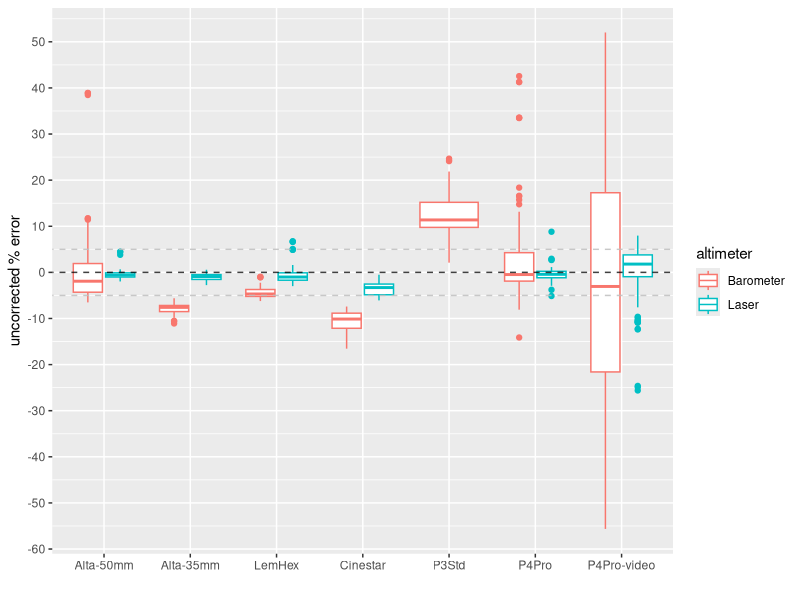
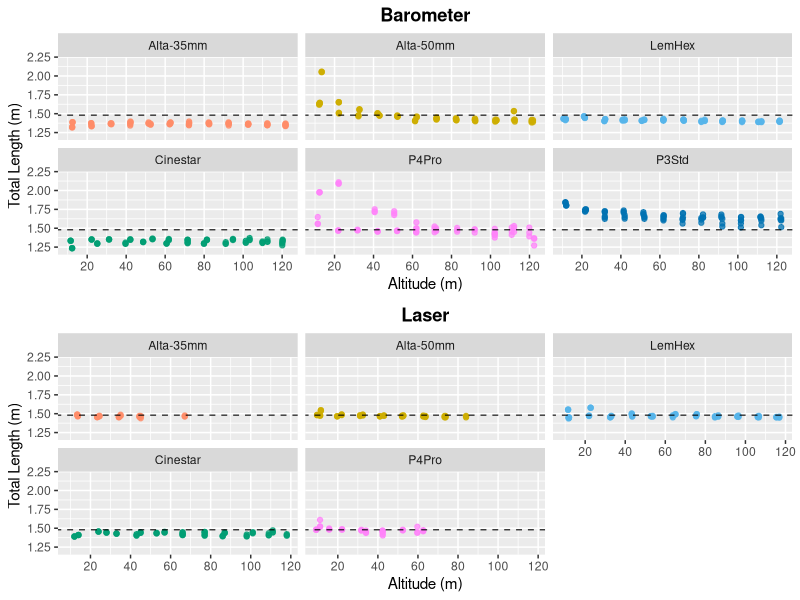
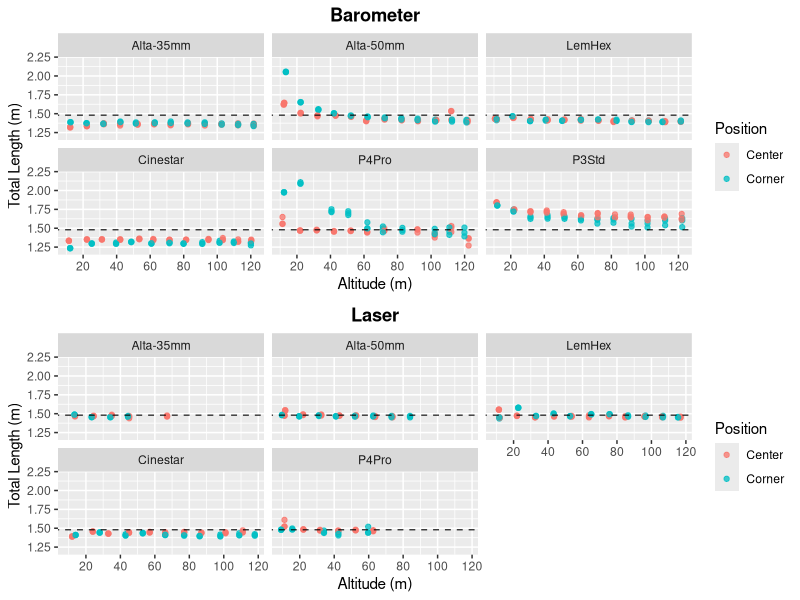
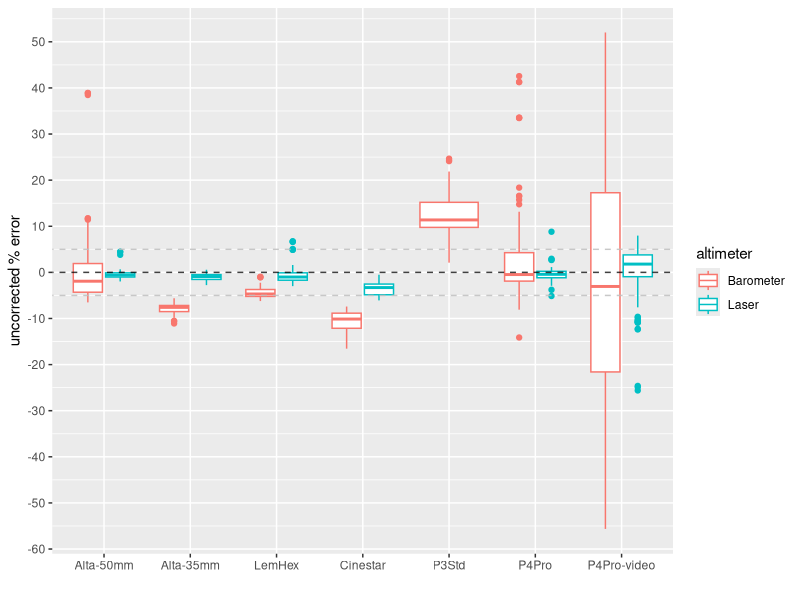
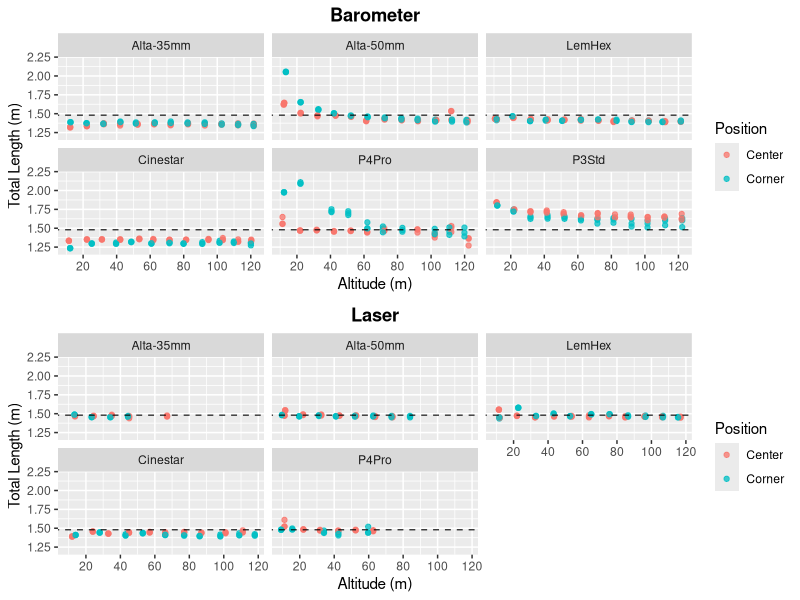

Generate these figures, in order, with R:
## ---- chunk 1
knitr::opts_chunk$set(echo = TRUE)
## ---- chunk 2
# Packages
library(dplyr)
library(ggplot2)
library(ggpubr)
## ---- chunk 3
# import training data
setwd("/Users/kcbierlich/Dropbox/GitHub/Uncertainty_Model/reports")
APE <- read.csv(file.path("..", "data", "APE-Dataset.csv"))

print(paste("Number of data points in dataset = ", nrow((APE))))
APE %>% dplyr::filter(Measurer == "KCB") %>% summarise(n())

# Identify NAs
nas <- APE[is.na(APE$Altitude),] 
# Remove NAs
APE <- APE[!is.na(APE$Altitude),]  # Remove all rows with "NA" in column "Altitude"
# Print number of NAs removed
print(paste("Number of NAs REMOVED in dataset = ", nrow((nas))))
print(paste("Number of data points remaining in dataset = ", nrow(APE)))


# Define Variables
APE$TL <- (APE$Altitude/APE$Focal.length) * APE$Pix.Dim * APE$RRR.pix  # Total Length (m)
APE$Xerror <- ((APE$TL - 1.48)/1.48) * 100     # uncorrected percent error
APE$platform <- paste(APE$Aircraft, APE$Altimeter, sep = "-")   # Make new column as "aircraft-altimeter"


# Subset barometer and laser 
baro <- APE[APE$Altimeter == "Barometer", c("TL", "Aircraft", "Altitude", "Altimeter", "Position","Xerror")]
laser <- APE[APE$Altimeter == "Laser", c("TL",  "Aircraft", "Altitude", "Altimeter", "Position", "Xerror")]

## ---- chunk 4

uas_levels <- c("Alta-50mm","Alta-35mm", "LemHex", "Cinestar", "P3Std", "P4Pro", "P4Pro-video")
APE$Aircraft <- factor(APE$Aircraft, levels = uas_levels)

# number of images used.
APE %>% dplyr::filter(Measurer == "KCB") %>% group_by(Aircraft, Altimeter) %>% summarise(n())

## BOXPLOT % ERROR
ggplot(APE, aes(x = Aircraft, y = Xerror, color = Altimeter)) + geom_boxplot() + 
  labs(x = "", y = "uncorrected % error")   + #ylim(-60, 60) + 
  geom_abline(aes(intercept= 0 , slope=0), lty = 2, alpha = 0.75) +
  scale_y_continuous(breaks = seq(-60, 60, by = 10)) +
  geom_abline(aes(intercept = -5, slope=0), lty = 2, alpha = 0.85, color = "grey") + 
  geom_abline(aes(intercept = 5, slope=0), lty = 2, alpha = 0.85, color = "grey") + 
  scale_color_discrete(name = "altimeter")
ggsave(file.path("..", "figures", "Fig3.jpg"), width = 7, height = 5)

## ---- chunk 5
# P4Pro Video
pp4.v <- dplyr::filter(laser, Aircraft == "P4Pro-video")
print(paste("P4Pro-video: max laser = ", max(pp4.v$Altitude)))

pp4 <- dplyr::filter(laser, Aircraft == "P4Pro")
print(paste("P4Pro: max laser = ",max(pp4$Altitude)))

a50 <- dplyr::filter(laser, Aircraft == "Alta-50mm")
print(paste("Alta-50mm: max laser = ",max(a50$Altitude)))

a35 <- dplyr::filter(laser, Aircraft == "Alta-35mm")
print(paste("Alta-35mm: max laser = ",max(a35$Altitude)))

Lem <- dplyr::filter(laser, Aircraft == "LemHex")
print(paste("LemHex: max laser = ",max(Lem$Altitude)))

Cin <- dplyr::filter(laser, Aircraft == "Cinestar")
print(paste("Cinestar: max laser = ",max(Cin$Altitude)))

## ---- chunk 6

# Exclude P4Pro-video
APE <- dplyr::filter(APE, Aircraft != "P4Pro-video")

# Arrange order platform
uas_levels <- c("Alta-35mm","Alta-50mm", "LemHex", "Cinestar", "P4Pro", "P3Std")
APE$Aircraft <- factor(APE$Aircraft, levels = uas_levels)

# Assign a specific color to each platform
uasColors <- setNames(c("salmon1", 'gold3', '#56B4E9', '#009E73','orchid1', '#0072B2'), levels(APE$Aircraft))


#### Barometer
# Exclude P4Pro-video
baro <- dplyr::filter(baro, Aircraft != "P4Pro-video")
baro$Aircraft <- factor(baro$Aircraft, levels = uas_levels)
baroColors <- setNames(c("salmon1", 'gold3', '#56B4E9', '#009E73','orchid1', '#0072B2'), levels(baro$Aircraft))


baro.err <- ggplot(baro, aes(x = Altitude, y = TL, color = Aircraft)) + 
  labs(x ="Altitude (m)", y = "Total Length (m)", title = "Barometer") + 
  theme(plot.title = element_text(hjust = 0.5, face="bold")) + 
  scale_x_continuous(breaks = seq(20,120, by = 20)) + 
  scale_y_continuous(limits = c(1.2, 2.2)) + geom_point(alpha = 0.75) +  #geom_smooth(method='lm') + 
  facet_wrap(~baro$Aircraft) +  
  geom_abline(aes(intercept=1.48, slope=0), lty = 2, alpha = 0.75) + scale_color_manual(values = baroColors, name = "UAS") + theme(legend.position = "none")


#### Laser
# Exclude P4Pro-video
laser <- dplyr::filter(laser, Aircraft != "P4Pro-video")
laser$Aircraft <- factor(laser$Aircraft, levels = uas_levels)
laserColors <- setNames(c("salmon1", 'gold3', '#56B4E9', '#009E73','orchid1', '#0072B2'), levels(laser$Aircraft))

lsr.err <- ggplot(laser, aes(x = Altitude, y = TL, color = Aircraft))  + 
  labs(x ="Altitude (m)", y = "Total Length (m)", title = "Laser") + 
  theme(plot.title = element_text(hjust = 0.5, face="bold")) + 
  scale_x_continuous(breaks = seq(20,120, by = 20)) + 
  scale_y_continuous(limits = c(1.2, 2.2)) + geom_point(alpha = 0.75) +  #geom_smooth(method='lm') + 
  facet_wrap(~Aircraft) +  
  geom_abline(aes(intercept=1.48, slope=0), lty = 2, alpha = 0.75) + scale_color_manual(values = laserColors, name = "UAS") + theme(legend.position = "none")

ggarrange(baro.err, lsr.err, #SA.repro.gray, BV.repro.gray, BAI.repro.gray, 
                    ##labels = c("SA", "BV", "BAI"),
                    ncol = 1, nrow = 2)
#ggsave("output_figures/uncorrected_error_figures/altitude&error.jpg")
## ---- chunk 7

### Object positioning

# Barometer
baro.pos <- ggplot(baro, aes(x = Altitude, y = TL, color = Position))  + 
  labs(x ="Altitude (m)", y = "Total Length (m)", title = "Barometer") + 
  theme(plot.title = element_text(hjust = 0.5, face="bold")) + 
  scale_x_continuous(breaks = seq(20,120, by = 20)) + 
  scale_y_continuous(limits = c(1.2, 2.2)) + geom_point(alpha = 0.75) + 
  facet_wrap(~baro$Aircraft) +  
  geom_abline(aes(intercept=1.48, slope=0), lty = 2, alpha = 0.75) 


# Laser
lsr.pos <- ggplot(laser, aes(x = Altitude, y = TL, color = Position))  + 
  labs(x ="Altitude (m)", y = "Total Length (m)", title = "Laser") + 
  theme(plot.title = element_text(hjust = 0.5, face="bold")) + 
  scale_x_continuous(breaks = seq(20,120, by = 20)) + 
  scale_y_continuous(limits = c(1.2, 2.2)) + geom_point(alpha = 0.75) + 
  facet_wrap(~laser$Aircraft) +  
  geom_abline(aes(intercept=1.48, slope=0), lty = 2, alpha = 0.75) 

# Combine & save plots
ggarrange(baro.pos, lsr.pos, 
                    ncol = 1, nrow = 2)
ggsave(file.path("..", "figures", "Supp_FigS1.jpg"))

